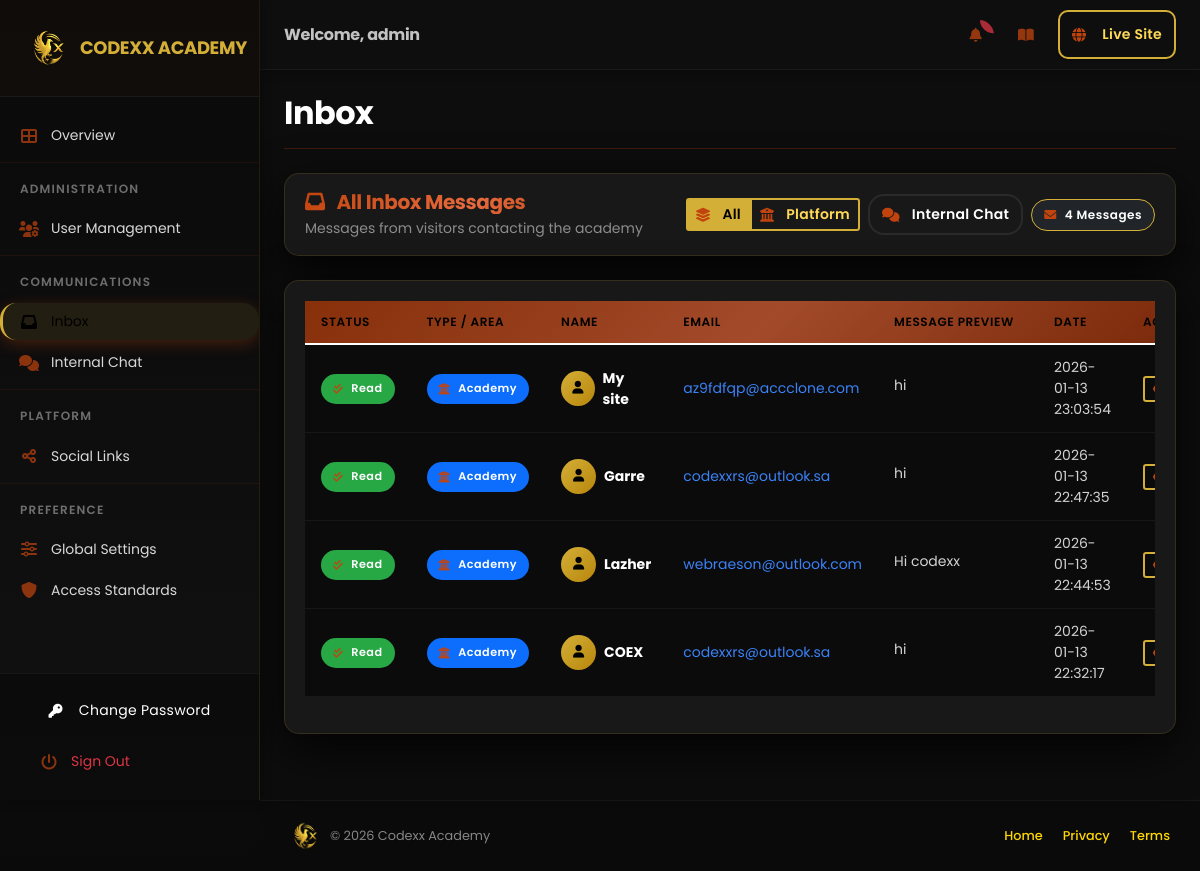
The page /dashboard/messages (signed in) on the database its author committed.
### models.py (models this page shows)
class Message(db.Model):
    __tablename__ = 'messages'
    id = db.Column(db.String(36), primary_key=True, default=lambda: str(uuid.uuid4()))
    workspace_id = db.Column(db.String(36), db.ForeignKey('workspaces.id'))
    name = db.Column(db.String(255), nullable=False)
    email = db.Column(db.String(255), nullable=False)
    message = db.Column(db.Text, nullable=False)
    is_read = db.Column(db.Boolean, default=False)
    is_internal = db.Column(db.Boolean, default=False) # True for chat/reply, False for public inquiry
    sender_id = db.Column(db.String(36)) # For internal messaging
    receiver_id = db.Column(db.String(36)) # For internal messaging
    parent_id = db.Column(db.String(36)) # To link replies to original message
    sender_role = db.Column(db.String(20), default='visitor')
    category = db.Column(db.String(30), default='portfolio') # 'platform', 'portfolio', 'internal'
    request_type = db.Column(db.String(100))  # Type of request
    interest_area = db.Column(db.String(100))  # Area of interest
    seriousness = db.Column(db.String(50))  # Seriousness level
    contact_pref = db.Column(db.String(50))  # Preferred contact method
    company = db.Column(db.String(255))  # Company/Project name
    created_at = db.Column(db.DateTime, default=datetime.utcnow)
    updated_at = db.Column(db.DateTime, default=datetime.utcnow, onupdate=datetime.utcnow)

### blueprints/dashboard/routes.py (the view, shortened to what this page needs)
@dashboard_bp.route('/messages')
@login_required
@disable_in_demo
def messages():
    username = session.get('username')
    is_admin = session.get('is_admin', False)
    category = request.args.get('category', 'all')
    try:
        from models import Workspace
        if is_admin:
            query = Message.query.filter(
                Message.category != 'internal',  # Exclude internal
                db.or_(
                    Message.workspace_id.is_(None),  # Platform messages
                    Message.category == 'platform'
                )
            )
        if category != 'all' and category != 'internal':
            query = query.filter(Message.category == category)
        query = query.filter(Message.parent_id.is_(None))
        db_messages = query.order_by(Message.created_at.desc()).all()
        all_messages = []
        for msg in db_messages:
            all_messages.append({
                'id': msg.id,
                'name': msg.name,
                'email': msg.email,
                'message': msg.message,
                'read': msg.is_read,
                'category': msg.category or 'portfolio',
                'sender_id': msg.sender_id,
                'receiver_id': msg.receiver_id,
                'sender_role': msg.sender_role,
                'date': msg.created_at.strftime('%Y-%m-%d %H:%M:%S') if msg.created_at else '',
                'parent_id': msg.parent_id
            })
        current_app.logger.info(f"Loaded {len(all_messages)} inbox messages from DB for {username}")
    except Exception as e:
        current_app.logger.error(f"Error loading inbox messages from DB: {str(e)}")
        data = load_data(username=username)
        all_messages = [m for m in data.get('messages', []) if m.get('category') != 'internal']
        if category != 'all' and category != 'internal':
            all_messages = [m for m in all_messages if m.get('category') == category]
        all_messages.sort(key=lambda x: x.get('date', ''), reverse=True)
    return render_template('dashboard/messages.html', messages=all_messages, current_category=category, is_admin=is_admin)

### templates/dashboard/messages.html (shortened to what this page needs)
{% extends "dashboard/base.html" %}
{% block page_title %}Inbox{% endblock %}
{% block content %}
<div class="row">
    <div class="col-12">
        <div class="card bg-dark border-0 shadow-lg mb-4" style="border-radius: 15px;">
            <div class="card-body py-4">
                <div class="d-flex justify-content-between align-items-center flex-wrap gap-3">
                    <div>
                        <h4 class="mb-1 fw-bold gold-text">
                            <i class="fas fa-inbox me-2"></i>
                            {% if is_admin %}
                                {% if current_category == 'platform' %}Academy Inquiries{% else %}All Inbox Messages{% endif %}
                            {% else %}
                                {% if current_category == 'portfolio' %}Portfolio Messages{% else %}All Inbox Messages{% endif %}
                            {% endif %}
                        </h4>
                        <p class="text-muted mb-0 small">
                            {% if is_admin %}
                            Messages from visitors contacting the academy
                            {% else %}
                            Messages from visitors to your portfolio
                            {% endif %}
                        </p>
                    </div>
                    <div class="d-flex align-items-center gap-2 flex-wrap">
                        <div class="btn-group btn-group-sm">
                            <a href="{{ url_for('dashboard.messages', category='all') }}"
                               class="btn btn-outline-gold {% if not current_category or current_category == 'all' %}active{% endif %}">
                                <i class="fas fa-layer-group me-1"></i>All
                            </a>
                            {% if is_admin %}
                            <a href="{{ url_for('dashboard.messages', category='platform') }}"
                               class="btn btn-outline-gold {% if current_category == 'platform' %}active{% endif %}">
                                <i class="fas fa-university me-1"></i>Platform
                            </a>
                            {% else %}
                            <a href="{{ url_for('dashboard.messages', category='portfolio') }}"
                               class="btn btn-outline-gold {% if current_category == 'portfolio' %}active{% endif %}">
                                <i class="fas fa-briefcase me-1"></i>Portfolio
                            </a>
                            {% endif %}
                        </div>
                        <a href="{{ url_for('dashboard.internal_messages') }}" class="btn btn-sm btn-outline-info">
                            <i class="fas fa-comments me-1"></i>Internal Chat
                        </a>
                        <div class="badge bg-dark border border-gold px-3 py-2">
                            <i class="fas fa-envelope me-1"></i>{{ messages|length }} Messages
                        </div>
                    </div>
                </div>
            </div>
        </div>
        <div class="card bg-dark border-0 shadow-lg" style="border-radius: 15px; overflow: hidden;">
            <div class="card-body">
                {% if messages %}
                <div class="table-responsive">
                    <table class="table table-hover messages-dark-rows">
                        <thead class="bg-table-header">
                            <tr>
                                <th class="text-dark-header">
                                    Status
                                </th>
                                <th class="text-dark-header">
                                    Type / Area
                                </th>
                                <th class="text-dark-header">
                                    Name
                                </th>
                                <th class="text-dark-header">
                                    Email
                                </th>
                                <th class="text-dark-header preview-col">
                                    Message Preview
                                </th>
                                <th class="text-dark-header">
                                    Date
                                </th>
                                <th class="text-dark-header">
                                    Actions
                                </th>
                            </tr>
                        </thead>
                        <tbody>
                            {% for message in messages %}
                            <tr class="inbox-row {% if not message.read %}unread-row{% endif %}">
                                <td class="py-3">
                                    {% if message.read %}
                                    <span class="badge bg-success" style="font-size: 0.7rem;">
                                        <i class="fas fa-check-double me-1"></i>Read
                                    </span>
                                    {% else %}
                                    <span class="badge bg-warning text-black" style="font-size: 0.7rem;">
                                        <i class="fas fa-circle me-1"></i>New
                                    </span>
                                    {% endif %}
                                </td>
                                <td class="py-3">
                                    {% if message.category == 'platform' %}
                                    <span class="badge bg-primary" style="font-size: 0.7rem;">
                                        <i class="fas fa-university me-1"></i>Academy
                                    </span>
                                    {% else %}
                                    <span class="badge bg-success" style="font-size: 0.7rem;">
                                        <i class="fas fa-briefcase me-1"></i>Portfolio
                                    </span>
                                    {% endif %}
                                </td>
                                <td class="py-3">
                                    <div class="d-flex align-items-center gap-2">
                                        <div class="avatar-circle bg-gold-gradient" style="width: 35px; height: 35px; border-radius: 50%; display: flex; align-items: center; justify-content: center;">
                                            <i class="fas fa-user text-black" style="font-size: 0.8rem;"></i>
                                        </div>
                                        <strong class="text-white">{{ message.name }}</strong>
                                    </div>
                                </td>
                                <td class="py-3">
                                    <a href="mailto:{{ message.email }}" class="text-info text-decoration-none small">
                                        {{ message.email }}
                                    </a>
                                </td>
                                <td class="py-3">
                                    <span class="text-muted small text-truncate d-inline-block" style="max-width: 150px;">
                                        {{ message.message[:40] }}{% if message.message|length > 40 %}...{% endif %}
                                    </span>
                                </td>
                                <td class="py-3">
                                    <small class="text-muted">{{ message.date }}</small>
                                </td>
                                <td class="py-3">
                                    <div class="btn-group btn-group-sm" role="group">
                                        <a href="{{ url_for('dashboard.view_message', message_id=message.id) }}"
                                           class="btn btn-outline-gold" title="View">
                                            <i class="fas fa-eye"></i>
                                        </a>
                                    </div>
                                </td>
                            </tr>
                            {% endfor %}
                        </tbody>
                    </table>
                </div>
                {% endif %}
            </div>
        </div>
    </div>
</div>
{% endblock %}

### rows shown on the page
Message: category "platform" (drawn), name "My site", email "az9fdfqp@accclone.com", message "hi", date "2026-01-13 23:03:54"
Message: category "platform" (drawn), name "Garre", email "codexxrs@outlook.sa", message "hi", date "2026-01-13 22:47:35"
Message: category "platform" (drawn), name "Lazher", email "webraeson@outlook.com", message "Hi codexx", date "2026-01-13 22:44:53"
Message: category "platform" (drawn), name "COEX", email "codexxrs@outlook.sa", message "hi", date "2026-01-13 22:32:17"

### other values the page prints
{{ session.get('username') }} "admin"
{{ messages|length }} "4"
